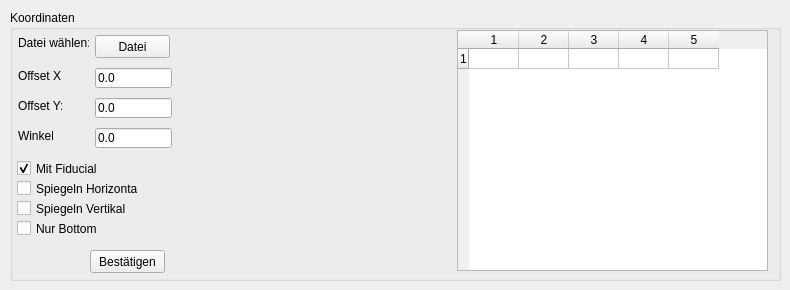
    <widget class="QWidget" name="tabProgram">
     <attribute name="title">
      <string>Koordinaten</string>
     </attribute>
     <widget class="QGroupBox" name="grpCoordinates">
      <property name="geometry">
       <rect>
        <x>10</x>
        <y>10</y>
        <width>771</width>
        <height>271</height>
       </rect>
      </property>
      <property name="title">
       <string>Koordinaten</string>
      </property>
      <widget class="QPushButton" name="btnWriteProgram">
       <property name="geometry">
        <rect>
         <x>80</x>
         <y>240</y>
         <width>75</width>
         <height>23</height>
        </rect>
       </property>
       <property name="text">
        <string>Bestätigen</string>
       </property>
      </widget>
      <widget class="QLabel" name="lblOffsetX">
       <property name="geometry">
        <rect>
         <x>8</x>
         <y>58</y>
         <width>44</width>
         <height>16</height>
        </rect>
       </property>
       <property name="text">
        <string>Offset X:</string>
       </property>
      </widget>
      <widget class="QCheckBox" name="ckbProgramMirrorHorizontal">
       <property name="geometry">
        <rect>
         <x>7</x>
         <y>170</y>
         <width>121</width>
         <height>17</height>
        </rect>
       </property>
       <property name="text">
        <string>Spiegeln Horizontal</string>
       </property>
       <property name="checked">
        <bool>false</bool>
       </property>
      </widget>
      <widget class="QTableWidget" name="tblProgram">
       <property name="geometry">
        <rect>
         <x>447</x>
         <y>20</y>
         <width>311</width>
         <height>241</height>
        </rect>
       </property>
       <property name="rowCount">
        <number>1</number>
       </property>
       <property name="columnCount">
        <number>5</number>
       </property>
       <attribute name="horizontalHeaderDefaultSectionSize">
        <number>50</number>
       </attribute>
       <attribute name="horizontalHeaderMinimumSectionSize">
        <number>40</number>
       </attribute>
       <attribute name="verticalHeaderDefaultSectionSize">
        <number>20</number>
       </attribute>
       <attribute name="verticalHeaderMinimumSectionSize">
        <number>20</number>
       </attribute>
       <row/>
       <column/>
       <column/>
       <column/>
       <column/>
       <column/>
      </widget>
      <widget class="QLabel" name="lblOffsetY">
       <property name="geometry">
        <rect>
         <x>8</x>
         <y>88</y>
         <width>44</width>
         <height>16</height>
        </rect>
       </property>
       <property name="text">
        <string>Offset Y:</string>
       </property>
      </widget>
      <widget class="QCheckBox" name="ckbProgramOnlyBottom">
       <property name="geometry">
        <rect>
         <x>7</x>
         <y>210</y>
         <width>121</width>
         <height>17</height>
        </rect>
       </property>
       <property name="text">
        <string>Nur Bottom</string>
       </property>
       <property name="checked">
        <bool>false</bool>
       </property>
      </widget>
      <widget class="QLabel" name="lblRotation">
       <property name="geometry">
        <rect>
         <x>8</x>
         <y>118</y>
         <width>35</width>
         <height>16</height>
        </rect>
       </property>
       <property name="text">
        <string>Winkel:</string>
       </property>
      </widget>
      <widget class="QCheckBox" name="ckbProgramMirrorVertical">
       <property name="geometry">
        <rect>
         <x>7</x>
         <y>190</y>
         <width>121</width>
         <height>17</height>
        </rect>
       </property>
       <property name="text">
        <string>Spiegeln Vertikal</string>
       </property>
       <property name="checked">
        <bool>false</bool>
       </property>
      </widget>
      <widget class="QWidget" name="canvasProgram" native="true">
       <property name="geometry">
        <rect>
         <x>167</x>
         <y>20</y>
         <width>271</width>
         <height>241</height>
        </rect>
       </property>
      </widget>
      <widget class="QLineEdit" name="entProgramY">
       <property name="geometry">
        <rect>
         <x>85</x>
         <y>88</y>
         <width>77</width>
         <height>20</height>
        </rect>
       </property>
       <property name="text">
        <string>0.0</string>
       </property>
      </widget>
      <widget class="QCheckBox" name="ckbProgramFiducials">
       <property name="geometry">
        <rect>
         <x>7</x>
         <y>150</y>
         <width>91</width>
         <height>17</height>
        </rect>
       </property>
       <property name="text">
        <string>Mit Fiducial</string>
       </property>
       <property name="checked">
        <bool>true</bool>
       </property>
      </widget>
      <widget class="QLabel" name="lblFileProgram">
       <property name="geometry">
        <rect>
         <x>8</x>
         <y>25</y>
         <width>71</width>
         <height>16</height>
        </rect>
       </property>
       <property name="text">
        <string>Datei wählen:</string>
       </property>
      </widget>
      <widget class="QLineEdit" name="entProgramAngle">
       <property name="geometry">
        <rect>
         <x>85</x>
         <y>118</y>
         <width>77</width>
         <height>20</height>
        </rect>
       </property>
       <property name="text">
        <string>0.0</string>
       </property>
      </widget>
      <widget class="QPushButton" name="btnLoadProgram">
       <property name="geometry">
        <rect>
         <x>85</x>
         <y>25</y>
         <width>75</width>
         <height>23</height>
        </rect>
       </property>
       <property name="text">
        <string>Datei</string>
       </property>
      </widget>
      <widget class="QLineEdit" name="entProgramX">
       <property name="geometry">
        <rect>
         <x>85</x>
         <y>58</y>
         <width>77</width>
         <height>20</height>
        </rect>
       </property>
       <property name="text">
        <string>0.0</string>
       </property>
      </widget>
     </widget>
    </widget>
